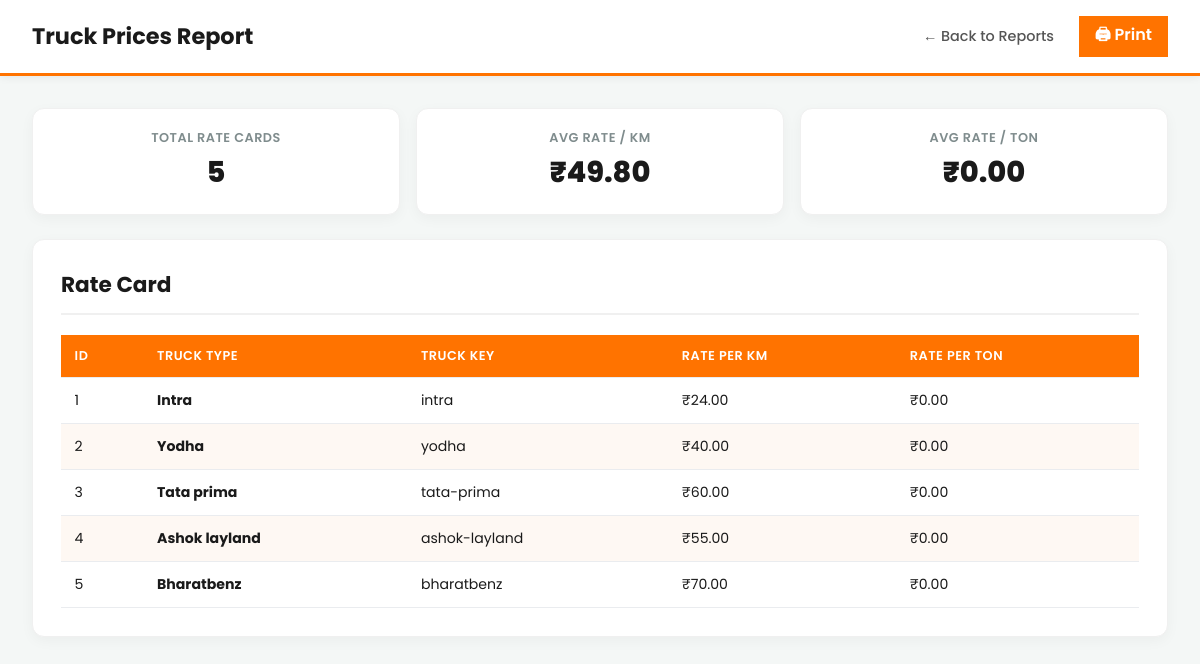
Screenshot of /VARUN/report_prices.php (signed in) with the database file from the repository.
### tables this page shows
CREATE TABLE `truck_rates` (
  `id` INT(11) NOT NULL AUTO_INCREMENT,
  `truck_key` VARCHAR(50) NOT NULL,
  `name` VARCHAR(100) NOT NULL,
  `description` TEXT,
  `image_path` VARCHAR(255) DEFAULT 'default.jpg',
  `features` TEXT COMMENT 'Comma separated features',
  `capacity_ton` DECIMAL(10,2) NOT NULL DEFAULT 1.00,
  `price_per_km` INT(11) NOT NULL,
  `price_per_ton` DECIMAL(10,2) NOT NULL DEFAULT 0.00,
  PRIMARY KEY (`id`)
);

### VARUN/report_prices.php (the view, shortened to what this page needs)
<?php
require_once __DIR__ . '/../connect.php';
$stats = [
    'avg_km' => 0,
    'avg_ton' => 0,
    'count' => 0
];
$rates = [];
$result = $conn->query("SELECT * FROM truck_rates ORDER BY id ASC");
if ($result) {
    $total_km = 0;
    $total_ton = 0;
    while ($row = $result->fetch_assoc()) {
        $stats['count']++;
        $total_km += $row['price_per_km'];
        $total_ton += $row['price_per_ton'];
        $rates[] = $row;
    }
    if ($stats['count'] > 0) {
        $stats['avg_km'] = $total_km / $stats['count'];
        $stats['avg_ton'] = $total_ton / $stats['count'];
    }
}
?>
<!DOCTYPE html>
<html lang="en">
<head>
    <link rel="stylesheet" href="admin_bookings.css?v=2.0">
</head>
<body>
    <header class="admin-header">
        <h1>Truck Prices Report</h1>
        <nav class="admin-nav">
            <a href="report.php">← Back to Reports</a>
            <button onclick="window.print()" class="logout-btn" style="border:none; cursor:pointer; font-family:inherit; font-size:inherit;">🖨 Print</button>
        </nav>
    </header>
    <main class="bookings-main">
        <div style="display:grid; grid-template-columns:repeat(auto-fit, minmax(180px,1fr)); gap:1rem; margin-bottom:1.5rem;">
            <div class="bookings-section" style="text-align:center; padding:1.25rem;">
                <div style="font-size:0.8rem; text-transform:uppercase; color:#7f8c8d; font-weight:600; letter-spacing:0.5px;">Total Rate Cards</div>
                <div style="font-size:1.8rem; font-weight:800; color:#1a1a1a; margin-top:0.25rem;"><?= $stats['count'] ?></div>
            </div>
            <div class="bookings-section" style="text-align:center; padding:1.25rem;">
                <div style="font-size:0.8rem; text-transform:uppercase; color:#7f8c8d; font-weight:600; letter-spacing:0.5px;">Avg Rate / KM</div>
                <div style="font-size:1.8rem; font-weight:800; color:#1a1a1a; margin-top:0.25rem;">₹<?= number_format($stats['avg_km'], 2) ?></div>
            </div>
            <div class="bookings-section" style="text-align:center; padding:1.25rem;">
                <div style="font-size:0.8rem; text-transform:uppercase; color:#7f8c8d; font-weight:600; letter-spacing:0.5px;">Avg Rate / Ton</div>
                <div style="font-size:1.8rem; font-weight:800; color:#1a1a1a; margin-top:0.25rem;">₹<?= number_format($stats['avg_ton'], 2) ?></div>
            </div>
        </div>
        <section class="bookings-section">
            <h2>Rate Card</h2>
            <div class="table-wrap">
                <table class="bookings-table">
                    <thead>
                        <tr>
                            <th>Id</th>
                            <th>Truck Type</th>
                            <th>Truck Key</th>
                            <th>Rate per KM</th>
                            <th>Rate per Ton</th>
                        </tr>
                    </thead>
                    <tbody>
                        <?php if (!empty($rates)): ?>
                            <?php foreach ($rates as $r): ?>
                            <tr>
                                <td><?= (int)$r['id'] ?></td>
                                <td><strong><?= htmlspecialchars(ucfirst(str_replace('-', ' ', $r['truck_key']))) ?></strong></td>
                                <td><?= htmlspecialchars($r['truck_key']) ?></td>
                                <td>₹<?= number_format($r['price_per_km'], 2) ?></td>
                                <td>₹<?= number_format($r['price_per_ton'], 2) ?></td>
                            </tr>
                            <?php endforeach; ?>
                        <?php else: ?>
                            <tr><td colspan="5" style="text-align:center; color:#7f8c8d;">No rate cards found.</td></tr>
                        <?php endif; ?>
                    </tbody>
                </table>
            </div>
        </section>
    </main>
</body>
</html>

### VARUN/admin_bookings.css (style rules this page uses)
* { box-sizing: border-box; }
body { margin: 0; font-family: 'Poppins', 'Segoe UI', system-ui, sans-serif; background: #f4f7f6; color: #1a1a1a; }
.admin-header { background: #ffffff; color: #1a1a1a; padding: 1rem 2rem; display: flex; align-items: center; justify-content: space-between; flex-wrap: wrap; gap: 1rem; box-shadow: 0 2px 8px rgba(0, 0, 0, 0.06); border-bottom: 3px solid #ff7300; }
.admin-header h1 { margin: 0; font-size: 1.4rem; font-weight: 700; color: #1a1a1a; }
.admin-nav { display: flex; align-items: center; gap: 0.75rem; flex-wrap: wrap; }
.admin-nav a { color: #555; text-decoration: none; font-size: 0.9rem; font-weight: 500; padding: 0.4rem 0.8rem; border-radius: 6px; transition: all 0.3s ease; }
.admin-nav .logout-btn { background: #ff7300; color: #fff !important; padding: 0.4rem 1rem; font-weight: 600; }
.bookings-main { max-width: 1400px; margin: 0 auto; padding: 2rem; }
.bookings-section { background: #fff; border-radius: 12px; padding: 1.75rem; box-shadow: 0 4px 14px rgba(0, 0, 0, 0.04); border: 1px solid #f0f0f0; }
.bookings-section h2 { margin: 0 0 1.25rem 0; font-size: 1.35rem; color: #1a1a1a; font-weight: 700; padding-bottom: 0.75rem; border-bottom: 2px solid #f0f0f0; }
.table-wrap { overflow-x: auto; }
.bookings-table { width: 100%; border-collapse: collapse; font-size: 0.88rem; }
.bookings-table th, .bookings-table td { padding: 0.75rem 0.85rem; text-align: left; border-bottom: 1px solid #eaecef; }
.bookings-table th { background: #ff7300; color: #ffffff; font-weight: 600; font-size: 0.8rem; text-transform: uppercase; letter-spacing: 0.5px; }
.bookings-table tbody tr:nth-child(even) { background: #fef8f3; }

### rows the page displays
truck_rates: id "1", truck_key "Intra", truck_key "intra", price_per_km "24.00", price_per_ton "0.00"
truck_rates: id "2", truck_key "Yodha", truck_key "yodha", price_per_km "40.00", price_per_ton "0.00"
truck_rates: id "3", truck_key "Tata prima", truck_key "tata-prima", price_per_km "60.00", price_per_ton "0.00"
truck_rates: id "4", truck_key "Ashok layland", truck_key "ashok-layland", price_per_km "55.00", price_per_ton "0.00"
truck_rates: id "5", truck_key "Bharatbenz", truck_key "bharatbenz", price_per_km "70.00", price_per_ton "0.00"

### other values shown
$stats['count'] "5"
$stats['avg_km'] "49.80"
$stats['avg_ton'] "0.00"
